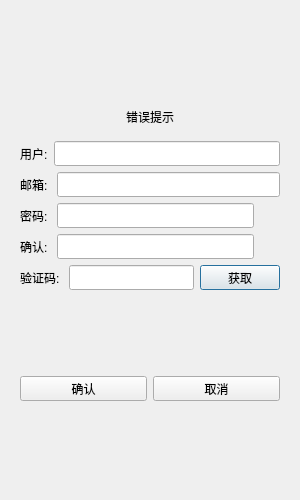
<?xml version="1.0" encoding="UTF-8"?>
<ui version="4.0">
 <class>RegisterDialog</class>
 <widget class="QDialog" name="RegisterDialog">
  <property name="geometry">
   <rect>
    <x>0</x>
    <y>0</y>
    <width>300</width>
    <height>500</height>
   </rect>
  </property>
  <property name="minimumSize">
   <size>
    <width>300</width>
    <height>500</height>
   </size>
  </property>
  <property name="maximumSize">
   <size>
    <width>300</width>
    <height>500</height>
   </size>
  </property>
  <property name="windowTitle">
   <string>Dialog</string>
  </property>
  <layout class="QVBoxLayout" name="verticalLayout_2">
   <item>
    <layout class="QVBoxLayout" name="verticalLayout_3">
     <item>
      <widget class="QStackedWidget" name="stackedWidget">
       <property name="currentIndex">
        <number>0</number>
       </property>
       <widget class="QWidget" name="page_3">
        <layout class="QVBoxLayout" name="verticalLayout_4">
         <item>
          <spacer name="verticalSpacer">
           <property name="orientation">
            <enum>Qt::Vertical</enum>
           </property>
           <property name="sizeHint" stdset="0">
            <size>
             <width>20</width>
             <height>40</height>
            </size>
           </property>
          </spacer>
         </item>
         <item>
          <widget class="QWidget" name="widget" native="true">
           <layout class="QVBoxLayout" name="verticalLayout_5">
            <item>
             <widget class="QLabel" name="error_tip">
              <property name="text">
               <string>错误提示</string>
              </property>
              <property name="alignment">
               <set>Qt::AlignCenter</set>
              </property>
             </widget>
            </item>
           </layout>
          </widget>
         </item>
         <item>
          <layout class="QHBoxLayout" name="horizontalLayout">
           <item>
            <widget class="QLabel" name="user_label">
             <property name="minimumSize">
              <size>
               <width>0</width>
               <height>25</height>
              </size>
             </property>
             <property name="maximumSize">
              <size>
               <width>16777215</width>
               <height>25</height>
              </size>
             </property>
             <property name="text">
              <string>用户:</string>
             </property>
            </widget>
           </item>
           <item>
            <widget class="QLineEdit" name="user_lineEdit">
             <property name="minimumSize">
              <size>
               <width>0</width>
               <height>25</height>
              </size>
             </property>
             <property name="maximumSize">
              <size>
               <width>16777215</width>
               <height>25</height>
              </size>
             </property>
            </widget>
           </item>
          </layout>
         </item>
         <item>
          <layout class="QHBoxLayout" name="horizontalLayout_2">
           <item>
            <widget class="QLabel" name="email_label">
             <property name="minimumSize">
              <size>
               <width>0</width>
               <height>25</height>
              </size>
             </property>
             <property name="maximumSize">
              <size>
               <width>16777215</width>
               <height>25</height>
              </size>
             </property>
             <property name="text">
              <string>邮箱: </string>
             </property>
            </widget>
           </item>
           <item>
            <widget class="QLineEdit" name="email_lineEdit">
             <property name="minimumSize">
              <size>
               <width>0</width>
               <height>25</height>
              </size>
             </property>
             <property name="maximumSize">
              <size>
               <width>16777215</width>
               <height>25</height>
              </size>
             </property>
            </widget>
           </item>
          </layout>
         </item>
         <item>
          <layout class="QHBoxLayout" name="horizontalLayout_3">
           <item>
            <widget class="QLabel" name="pass_label">
             <property name="minimumSize">
              <size>
               <width>0</width>
               <height>25</height>
              </size>
             </property>
             <property name="maximumSize">
              <size>
               <width>16777215</width>
               <height>25</height>
              </size>
             </property>
             <property name="text">
              <string>密码: </string>
             </property>
            </widget>
           </item>
           <item>
            <widget class="QLineEdit" name="pass_lineEdit">
             <property name="minimumSize">
              <size>
               <width>0</width>
               <height>25</height>
              </size>
             </property>
             <property name="maximumSize">
              <size>
               <width>16777215</width>
               <height>25</height>
              </size>
             </property>
            </widget>
           </item>
           <item>
            <widget class="ClickedLabel" name="pass_visible">
             <property name="minimumSize">
              <size>
               <width>20</width>
               <height>20</height>
              </size>
             </property>
             <property name="maximumSize">
              <size>
               <width>20</width>
               <height>20</height>
              </size>
             </property>
             <property name="text">
              <string/>
             </property>
            </widget>
           </item>
          </layout>
         </item>
         <item>
          <layout class="QHBoxLayout" name="horizontalLayout_4">
           <item>
            <widget class="QLabel" name="passagain_label">
             <property name="minimumSize">
              <size>
               <width>0</width>
               <height>25</height>
              </size>
             </property>
             <property name="maximumSize">
              <size>
               <width>16777215</width>
               <height>25</height>
              </size>
             </property>
             <property name="text">
              <string>确认: </string>
             </property>
            </widget>
           </item>
           <item>
            <widget class="QLineEdit" name="passagain_lineEdit">
             <property name="minimumSize">
              <size>
               <width>0</width>
               <height>25</height>
              </size>
             </property>
             <property name="maximumSize">
              <size>
               <width>16777215</width>
               <height>25</height>
              </size>
             </property>
            </widget>
           </item>
           <item>
            <widget class="ClickedLabel" name="passagain_visible">
             <property name="minimumSize">
              <size>
               <width>20</width>
               <height>20</height>
              </size>
             </property>
             <property name="maximumSize">
              <size>
               <width>20</width>
               <height>20</height>
              </size>
             </property>
             <property name="text">
              <string/>
             </property>
            </widget>
           </item>
          </layout>
         </item>
         <item>
          <layout class="QHBoxLayout" name="horizontalLayout_5">
           <item>
            <widget class="QLabel" name="code_label">
             <property name="minimumSize">
              <size>
               <width>0</width>
               <height>25</height>
              </size>
             </property>
             <property name="maximumSize">
              <size>
               <width>16777215</width>
               <height>25</height>
              </size>
             </property>
             <property name="text">
              <string>验证码: </string>
             </property>
            </widget>
           </item>
           <item>
            <widget class="QLineEdit" name="code_lineEdit">
             <property name="minimumSize">
              <size>
               <width>0</width>
               <height>25</height>
              </size>
             </property>
             <property name="maximumSize">
              <size>
               <width>16777215</width>
               <height>25</height>
              </size>
             </property>
            </widget>
           </item>
           <item>
            <widget class="TimerBtn" name="get_code">
             <property name="minimumSize">
              <size>
               <width>0</width>
               <height>25</height>
              </size>
             </property>
             <property name="maximumSize">
              <size>
               <width>16777215</width>
               <height>25</height>
              </size>
             </property>
             <property name="text">
              <string>获取</string>
             </property>
            </widget>
           </item>
          </layout>
         </item>
         <item>
          <spacer name="verticalSpacer_2">
           <property name="orientation">
            <enum>Qt::Vertical</enum>
           </property>
           <property name="sizeHint" stdset="0">
            <size>
             <width>20</width>
             <height>40</height>
            </size>
           </property>
          </spacer>
         </item>
         <item>
          <layout class="QHBoxLayout" name="horizontalLayout_7">
           <item>
            <widget class="QPushButton" name="yes_pbt">
             <property name="minimumSize">
              <size>
               <width>0</width>
               <height>25</height>
              </size>
             </property>
             <property name="maximumSize">
              <size>
               <width>16777215</width>
               <height>25</height>
              </size>
             </property>
             <property name="text">
              <string>确认</string>
             </property>
            </widget>
           </item>
           <item>
            <widget class="QPushButton" name="no_pbt">
             <property name="minimumSize">
              <size>
               <width>0</width>
               <height>25</height>
              </size>
             </property>
             <property name="maximumSize">
              <size>
               <width>16777215</width>
               <height>25</height>
              </size>
             </property>
             <property name="text">
              <string>取消</string>
             </property>
            </widget>
           </item>
          </layout>
         </item>
         <item>
          <spacer name="verticalSpacer_3">
           <property name="orientation">
            <enum>Qt::Vertical</enum>
           </property>
           <property name="sizeHint" stdset="0">
            <size>
             <width>20</width>
             <height>40</height>
            </size>
           </property>
          </spacer>
         </item>
        </layout>
       </widget>
       <widget class="QWidget" name="page_4">
        <layout class="QVBoxLayout" name="verticalLayout">
         <item>
          <spacer name="verticalSpacer_6">
           <property name="orientation">
            <enum>Qt::Vertical</enum>
           </property>
           <property name="sizeHint" stdset="0">
            <size>
             <width>20</width>
             <height>40</height>
            </size>
           </property>
          </spacer>
         </item>
         <item>
          <widget class="QLabel" name="tip1_lab">
           <property name="text">
            <string>注册成功,5 s后返回登录</string>
           </property>
           <property name="alignment">
            <set>Qt::AlignCenter</set>
           </property>
          </widget>
         </item>
         <item>
          <widget class="QLabel" name="tip2_lab">
           <property name="text">
            <string>点击立即返回登录界面</string>
           </property>
           <property name="alignment">
            <set>Qt::AlignCenter</set>
           </property>
          </widget>
         </item>
         <item>
          <widget class="QWidget" name="widget_2" native="true">
           <layout class="QVBoxLayout" name="verticalLayout_6">
            <item>
             <spacer name="verticalSpacer_5">
              <property name="orientation">
               <enum>Qt::Vertical</enum>
              </property>
              <property name="sizeHint" stdset="0">
               <size>
                <width>20</width>
                <height>40</height>
               </size>
              </property>
             </spacer>
            </item>
            <item>
             <widget class="QPushButton" name="return_btn">
              <property name="text">
               <string>返回</string>
              </property>
             </widget>
            </item>
            <item>
             <spacer name="verticalSpacer_4">
              <property name="orientation">
               <enum>Qt::Vertical</enum>
              </property>
              <property name="sizeHint" stdset="0">
               <size>
                <width>20</width>
                <height>40</height>
               </size>
              </property>
             </spacer>
            </item>
           </layout>
          </widget>
         </item>
        </layout>
       </widget>
      </widget>
     </item>
    </layout>
   </item>
  </layout>
 </widget>
 <customwidgets>
  <customwidget>
   <class>TimerBtn</class>
   <extends>QPushButton</extends>
   <header>timerbtn.h</header>
  </customwidget>
  <customwidget>
   <class>ClickedLabel</class>
   <extends>QLabel</extends>
   <header>clickedlabel.h</header>
  </customwidget>
 </customwidgets>
 <resources/>
 <connections/>
</ui>
